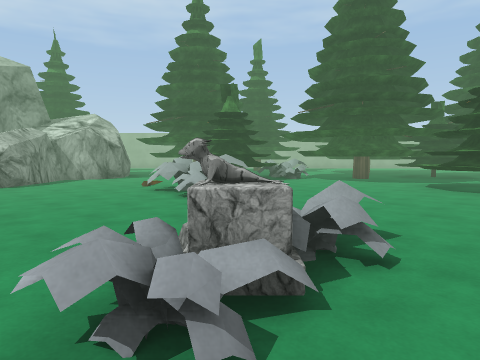
view 1 (above)

24 first-person views from a walk through a scene from a Unity 3-D project. The camera is 1.4 m above the floor, tilts 4° down and sees 70° across. The floor is counted in squares, 2 m on a side. Each view is taken from the middle of a square. On the plan, view 1 faces up. The plan holds only what a view shows up to about 11 squares ahead; the rest is blank. The player character is not drawn. Some surface patterns are stand-ins.

view 2
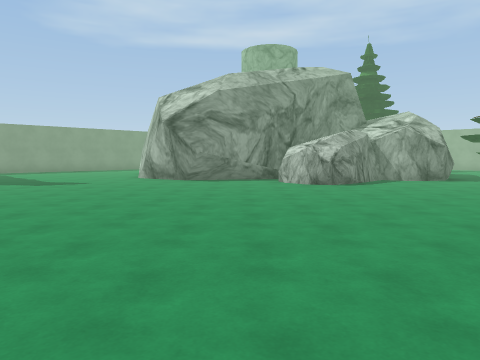

view 3
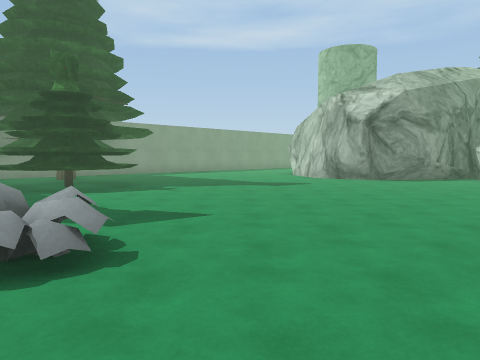

view 4
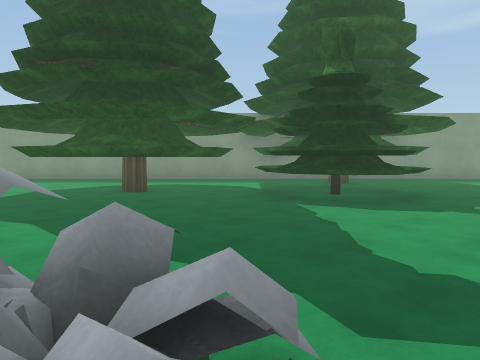

view 5
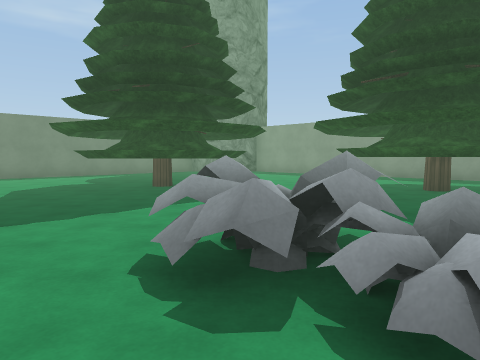

view 6
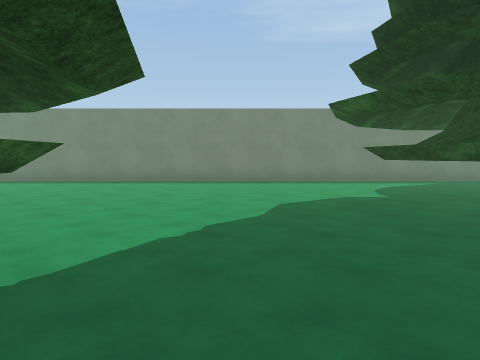

view 7
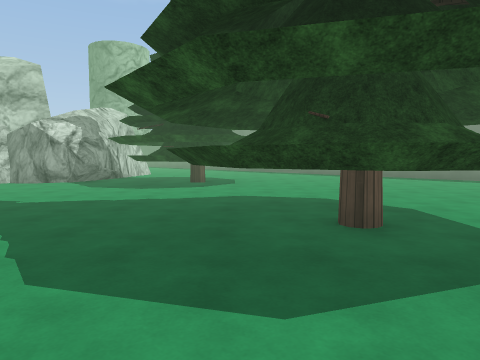

view 8
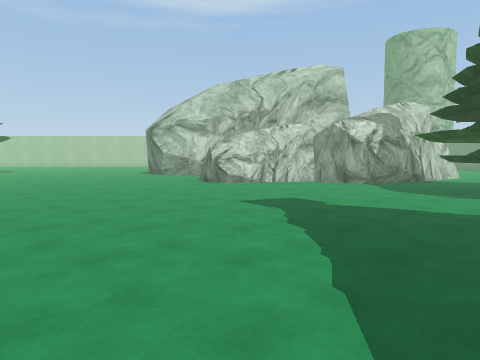

view 9
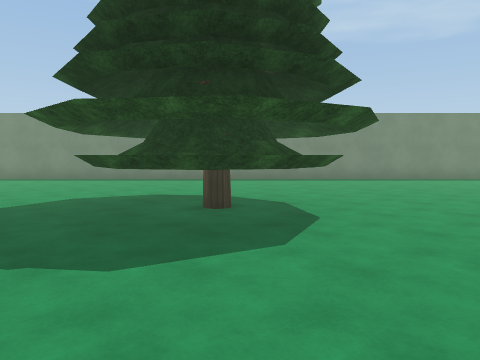

view 10
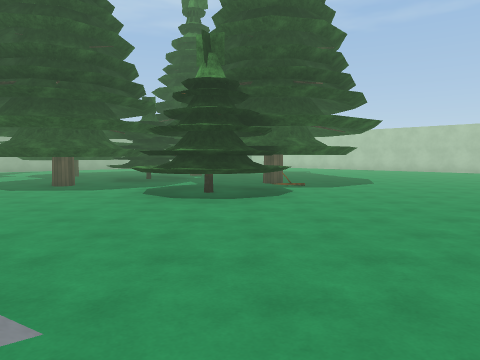

view 11
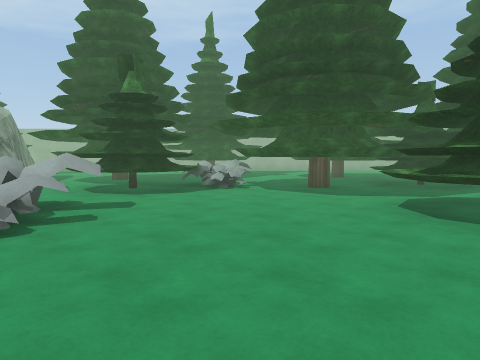

view 12
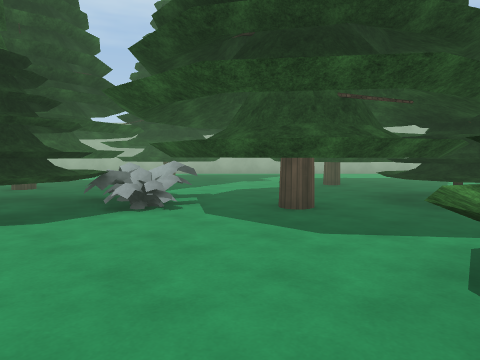

view 13
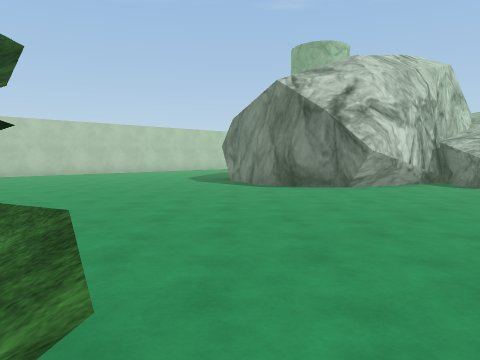

view 14
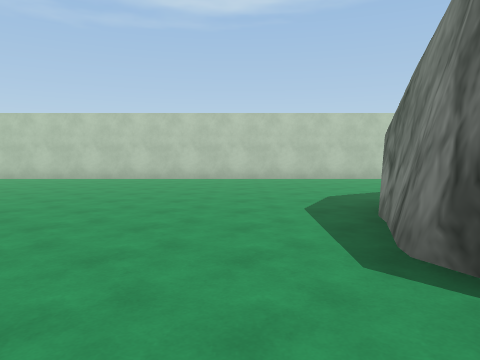

view 15
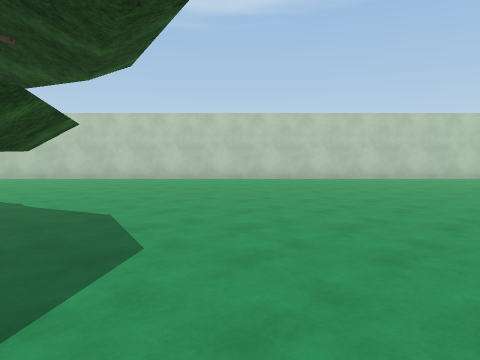

view 16
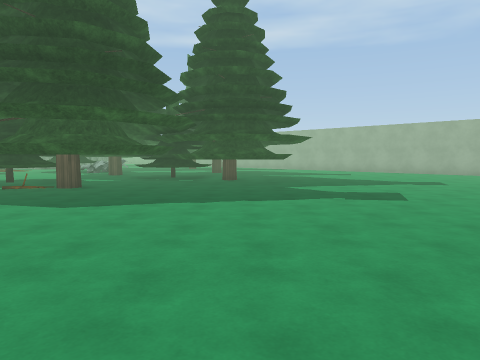

view 17
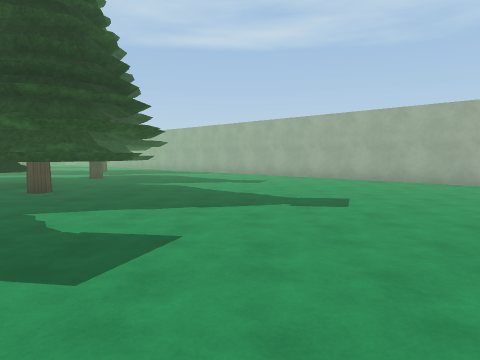

view 18
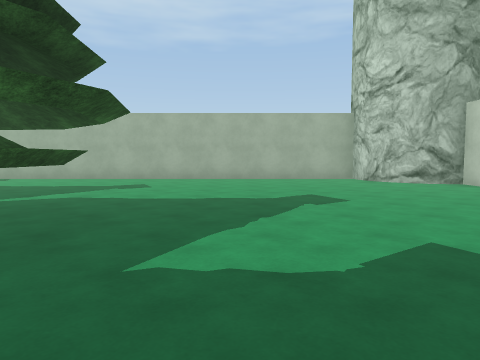

view 19
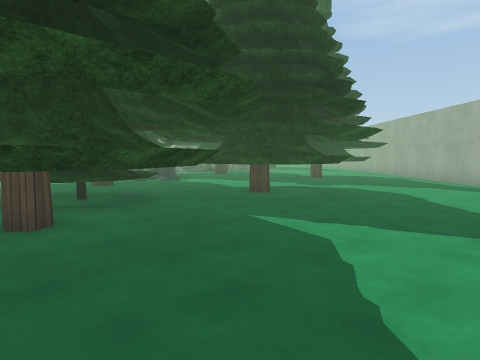

view 20
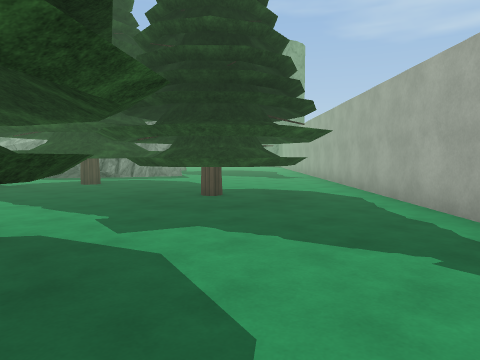

view 21
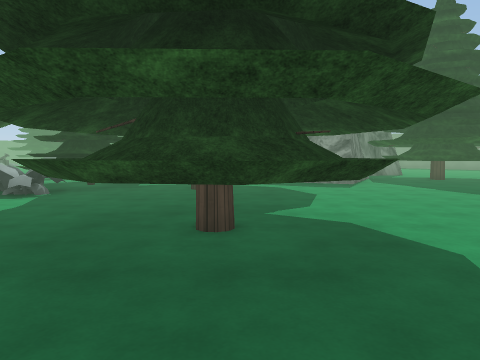

view 22
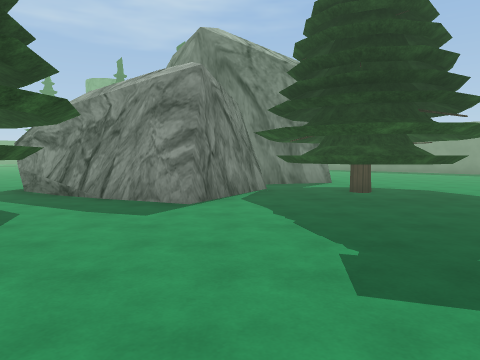

view 23
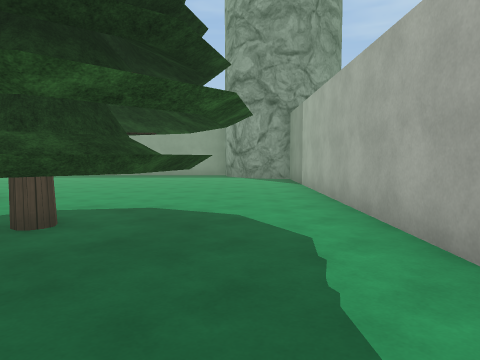

view 24
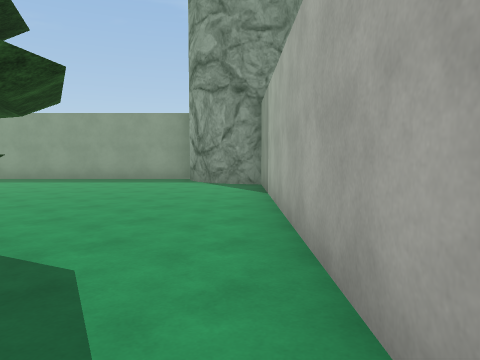

### Floor plan
Points are (right, up) in squares from view 1. A wall is a line through its corners. A room is listed if a view was taken in it or the views show most of it. See-through windows are left out.
Room 1 (views 1, 2, 3, 4, 5, 6, 7, 8, 9, 10, 11, 12, 13, 14, 15, 16, 17, 18, 19, 20, 21, 22, 23, 24)
walls: (4.1, -4.1) (4, -3.3); (5.9, -3.3) (6.6, -4.2); (6.8, -2.8) (7.6, -1); (8.6, -0.3) (11.3, -0.6); (6.6, -4.3) (7.2, -1.4) (7.8, -0.8) (9.1, -0.2); (4.2, -6.3) (4.6, -6.1) (3.9, -3.6) (4.1, -3.3) (5.5, -2.8); (-4.5, 10.2) (-5.1, 10.1); (3.5, -6.9) (4.6, -6); (-8.1, 7.1) (-9, 5.9); (9.5, -0.4) (10.6, -0.7); (-3.7, 11.1) (-4.1, 10.4); (-7.3, 8.8) (-8.7, 6.1) (-9.3, 5.7) (-10.7, 5.4); (10.2, -0.6) (11.7, -0.9); (-10.2, 5.3) (-11, 5.6); (-3.9, 12.2) (-3.7, 11.2) (-3.8, 10.6) (-5.4, 9.9); (4, -8.5) (3.5, -7.4) (3.5, -7.3) (3.9, -6.4); (5.8, -10.6) (3.5, -7.6); (-5.1, 14.9) (-3.6, 11.4); (-7.5, 14) (-6.9, 14.3); (-7.4, 14.2) (-5.2, 14.8) (-5, 14.4); (-10, 14.3) (-8.2, 13.3); (-17.5, 4.4) (-17.5, -10.4); (17.5, -3.5) (17.5, 12.4); (-7.1, 19.5) (-15.5, 19.5) (-15.6, 18.9) (-15.9, 18.3) (-16.3, 17.9) (-16.9, 17.6); (-13.8, -15.5) (8.4, -15.5); (17.5, 16.9) (17.5, 17.5) (16.9, 17.6) (16.3, 17.9) (15.9, 18.3) (15.6, 18.9) (15.5, 19.5) (-4, 19.5); (-17.5, 17.5) (-17.5, 11.6)
low walls: (5.7, -3) (6.6, -4.3); (-10.2, 14.3) (-9.7, 14.2)
objects: tree (-17, -2) to (-15, 1); tree (-15, -7) to (-12, -4); tree (-14, -2) to (-12, 0); tree (-10, 14) to (-7, 17); rock (-7, 8) to (-5, 10); tree (-6, -9) to (-3, -6); tree (-3, 12) to (0, 15); tree (-1, 9) to (1, 12); tree (0, -11) to (3, -8); other object (0, 2); tree (0, 15) to (2, 18); tree (2, 9) to (5, 12); tree (4, 6) to (7, 8); tree (4, 13) to (6, 16); tree (6, 11) to (7, 13); tree (7, 6) to (10, 9); tree (8, 11) to (10, 13)

Positions as (right, up) in squares from view 1, and headings:
1: (0, 0), facing up
2: (-1, 0), facing up-left
3: (-5, -4), facing up-left
4: (-7, -3), facing left
5: (-6, -3), facing down-left
6: (-7, -6), facing down
7: (-6, -4), facing down-right
8: (-5, -4), facing right
9: (1, -5), facing down
10: (1, 2), facing up-right
11: (2, 3), facing up
12: (3, 6), facing up
13: (4, 6), facing down-right
14: (7, 1), facing right
15: (7, 5), facing right
16: (16, 5), facing up-left
17: (16, 10), facing up-left
18: (12, 9), facing up
19: (12, 14), facing left
20: (7, 17), facing left
21: (3, 19), facing down-left
22: (-2, 19), facing down-left
23: (-5, 18), facing left
24: (-7, 19), facing left
